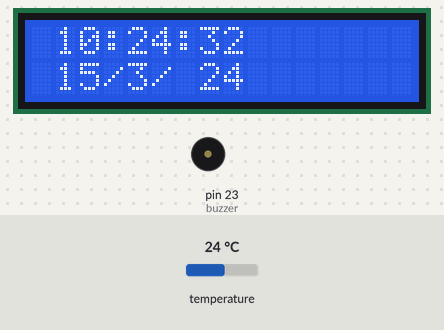
Bench run of a sketch on a simulated Arduino Mega 2560, built with avr-gcc and run on an emulated ATmega2560. Shown: 16×2 character LCD, buzzer (waves = sounding, pin HIGH). The inputs (shaded band) are chosen by the test bench; at power-on: temperature 24 °C. The local clock reads 2024-03-15 10:24:30 at power-on unless the sketch sets it; what the sketch prints to the serial monitor is not drawn.

Above: at 2.1 s.
At 9.3 s:
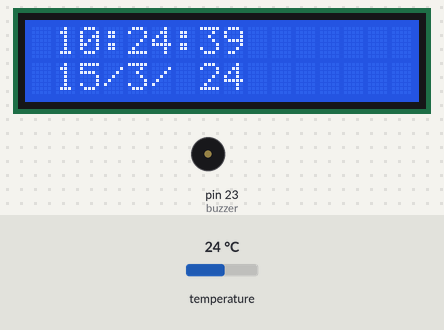
At 16.5 s:
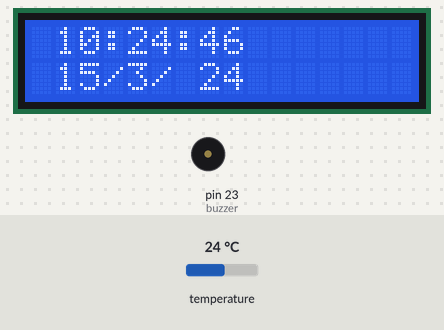
At 30.8 s:
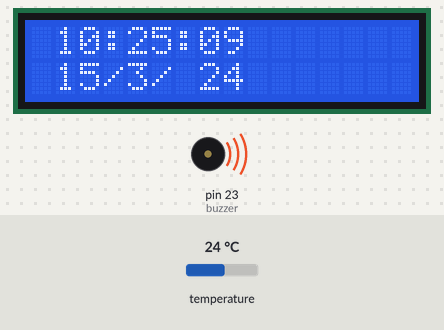
Timing chart, 0 to 33.3 s (numbered marks = the images above):
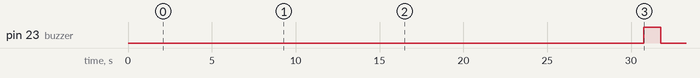

Measured:
- by itself, pin 23 (buzzer): LOW → HIGH at 30.8 s, → LOW 1.0 s later
- what the display in image 0 shows lasts 1.0 s, from 2.1 s to 3.1 s

The sketch:

RTC.ino
```cpp
// (licence header left out)
#include "Arduino.h"
#include "uRTCLib.h"

int buzzer = 23;

// uRTCLib rtc;
uRTCLib rtc(0x68);
#include <LiquidCrystal_I2C.h>

LiquidCrystal_I2C lcd(0x27,16,2);

void setup() {
delay (2000);
  Serial.begin(9600);
  Serial.println("Serial OK");
  lcd.init();
  lcd.backlight();
  pinMode(buzzer,OUTPUT);
  #ifdef ARDUINO_ARCH_ESP8266
    URTCLIB_WIRE.begin(0, 2); // D3 and D4 on ESP8266
  #else
    URTCLIB_WIRE.begin();
  #endif


  //rtc.set(0, 42, 4, 6, 15, 4, 22);
  //  RTCLib::set(byte second, byte minute, byte hour, byte dayOfWeek, byte dayOfMonth, byte month, byte year)
}

void loop() {

  rtc.refresh();

  Serial.print("RTC DateTime: ");
  Serial.print(rtc.year());
  Serial.print('/');

  lcd.setCursor(7,3);
  lcd.print(rtc.year());

  Serial.print(rtc.month());
  Serial.print('/');

  lcd.setCursor(4,3);
  lcd.print(rtc.month());
  lcd.print('/');

  Serial.print(rtc.day());
  lcd.setCursor(1,3);
  lcd.print(rtc.day());
  lcd.print('/');

  Serial.print(' ');

  Serial.print(rtc.hour());
  Serial.print(':');

  lcd.setCursor(1,0);
  lcd.print(rtc.hour());
  lcd.setCursor(3,0);
  lcd.print(':');

  Serial.print(rtc.minute());
  Serial.print(':');

  lcd.setCursor(4,0);
  lcd.print(rtc.minute());
  lcd.print(':');

  Serial.print(rtc.second());

  lcd.setCursor(7,0);
  lcd.print(rtc.second());

  Serial.print(rtc.second());

  Serial.print(" DOW: ");
  Serial.print(rtc.dayOfWeek());

  Serial.print(" - Temp: ");
  Serial.print(rtc.temp()  / 100);

  Serial.println();

  if (rtc.second() <= 0){
    digitalWrite(buzzer,HIGH);
  }
  else {
    digitalWrite(buzzer,LOW);
  }


  delay(1000);
}
```
